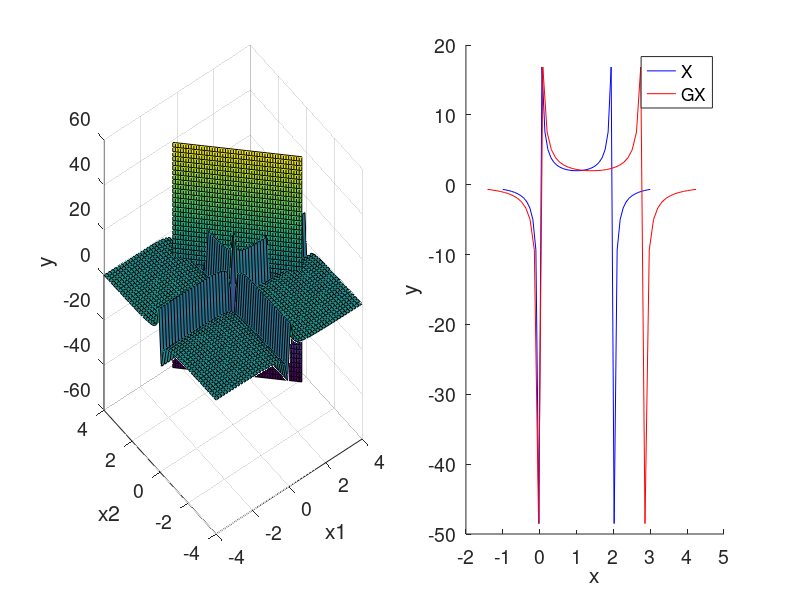

Reproduce this figure in MATLAB.
% Copyright © 2019 Panchishin Ivan

addpath('../code')

set(0, 'defaultaxesfontsize', 14);
set(0, 'defaulttextfontsize', 14);

% количество полигонов поверхности
density = 50;



% исходные данные
F = @(X) 1/X(1) + 1/X(2);%X(1)^2 + X(2)^2 - X(1)*X(2) - X(1) - X(2);
X1 = linspace(-4, 4, density)';
X2 = linspace(-4, 4, density)';
[XX1, XX2] = meshgrid(X1, X2);

YY = []; 
for i = 1:length(X1)
    Y = []; 
    for j = 1:length(X2)
        Y = [Y, F([X1(i) X2(j)])];
    end 
    YY = [YY; Y]; 
end

subplot(1, 2, 1);
surf(XX1, XX2, YY);
hold on

subplot(1, 2, 2);
hold on



% секущие плоскости
% функции (g)
GX2 = {
    linspace(-1, 3, density), @(x1) 2 - x1
}; 

% прямые
GG = {
%    ones(1, density)*0 linspace(0, 3, density);
%    linspace(0, 3, density) ones(1, density)*0
};
for Gx2 = GX2'
    X = Gx2{1};
    GG = [GG; {X, Gx2{2}(X)}];
end

for G = GG'
    XX1_cond = [];
    XX2_cond = [];
    YY_cond = [];

    for i = 1:length(G{1})
        Row = ones(1, length(G{2}));
        XX1_cond = [XX1_cond; Row * G{1}(i)];
        XX2_cond = [XX2_cond; Row * G{2}(i)];
        YY_cond = [YY_cond; linspace(-50, 50, length(G{2}))]; % нижняя и верхняя граница секущей
    end
    
    subplot(1, 2, 1);
    surf(XX1_cond, XX2_cond, YY_cond);%, 'facecolor', 'red', 'edgecolor', 'none', 'facealpha', 0.5);


    subplot(1, 2, 2);

    % косинус угла наклона прямой
    cosin = (G{1}(2) - G{1}(1)) / sqrt((G{1}(2) - G{1}(1))^2 + (G{2}(2) - G{2}(1))^2);

    Flatg = G{1} / cosin; % ось, образованная прямой
    Flaty = [];
    for i = 1:density
        Flaty = [Flaty, F([G{1}(i) G{2}(i)])];
    end

    plot(G{1}, Flaty, 'color', 'blue');
    plot(Flatg, Flaty, 'color', 'red');
end



subplot(1, 2, 1);
xlabel('x1');
ylabel('x2');
zlabel('y');

subplot(1, 2, 2);
legend('X', 'GX');
xlabel('x');
ylabel('y');

pause
